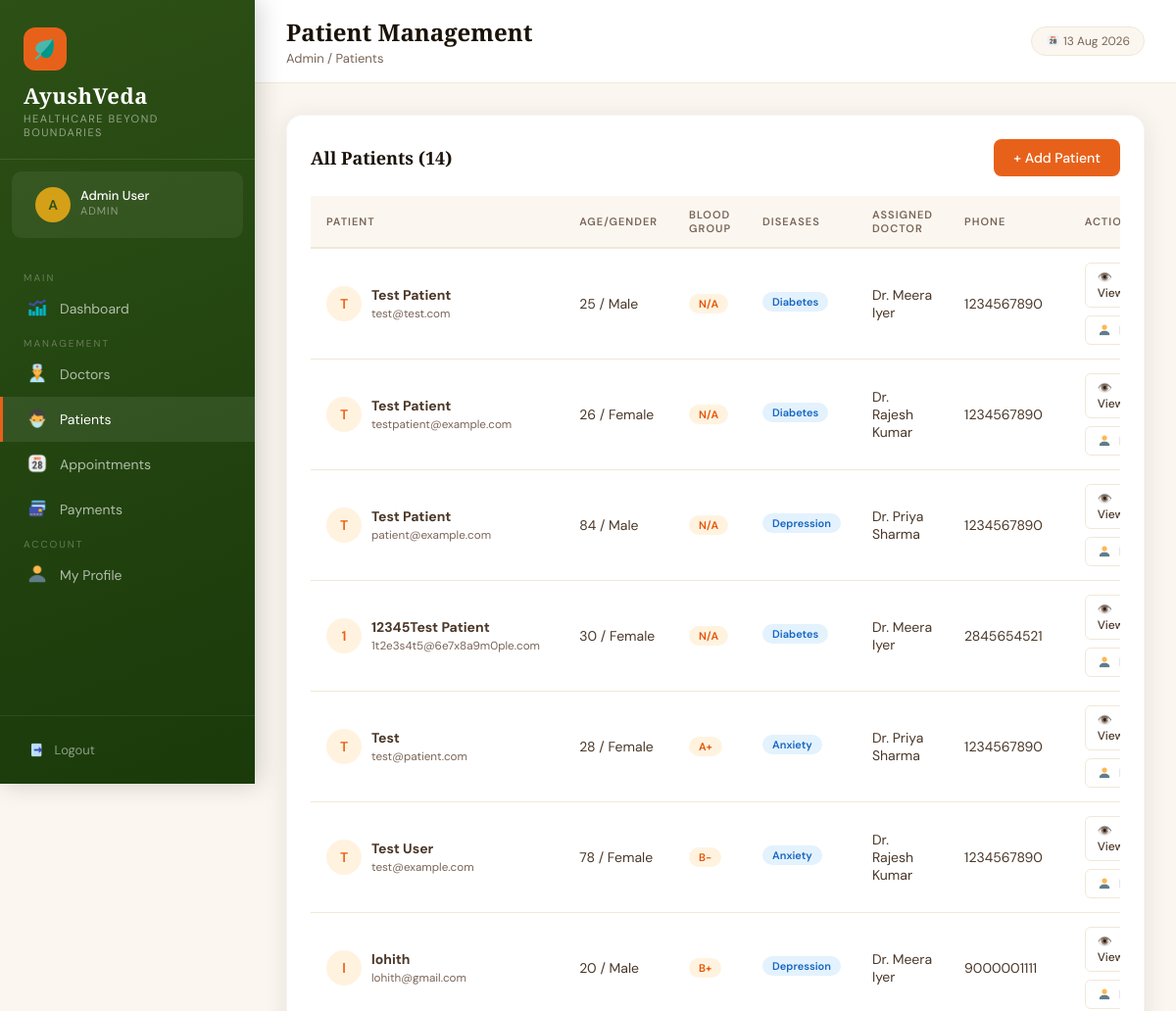
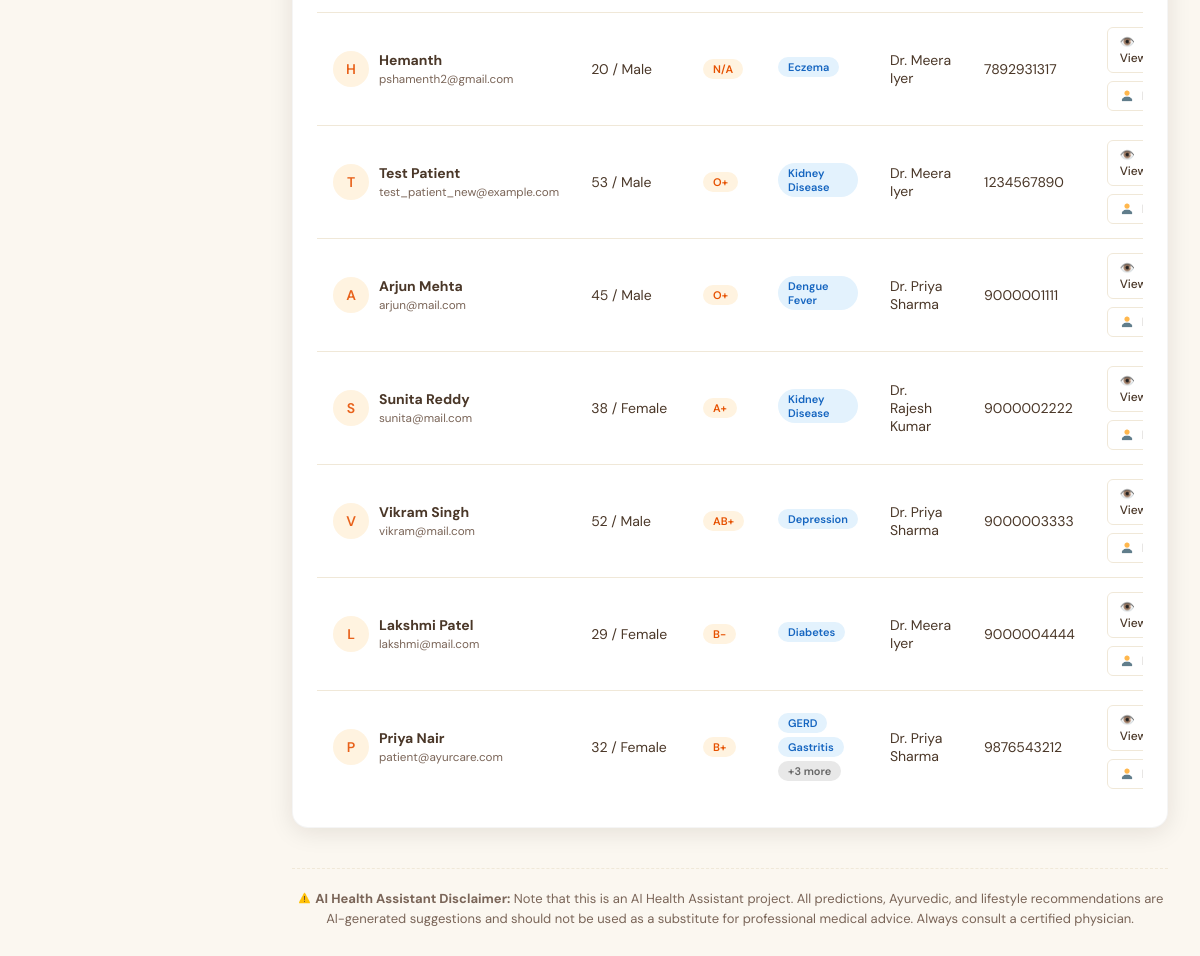
The app's page /admin/patients (signed in) with its own data (2 pictures, top to bottom).
### tables this page shows
CREATE TABLE patients (
            id INTEGER PRIMARY KEY AUTOINCREMENT,
            name TEXT NOT NULL,
            email TEXT UNIQUE NOT NULL,
            password TEXT NOT NULL,
            phone TEXT,
            age INTEGER,
            gender TEXT,
            blood_group TEXT,
            address TEXT,
            doctor_id INTEGER,
            created_at TIMESTAMP DEFAULT CURRENT_TIMESTAMP, preexisting_conditions TEXT, allergies TEXT, triage_raw_text TEXT, triage_symptoms TEXT, latitude REAL, longitude REAL, location_updated_at TIMESTAMP, share_location INTEGER DEFAULT 0,
            FOREIGN KEY (doctor_id) REFERENCES doctors(id)
        );

CREATE TABLE doctors (
            id INTEGER PRIMARY KEY AUTOINCREMENT,
            name TEXT NOT NULL,
            email TEXT UNIQUE NOT NULL,
            password TEXT NOT NULL,
            phone TEXT,
            specialization TEXT,
            qualification TEXT,
            experience INTEGER DEFAULT 0,
            created_at TIMESTAMP DEFAULT CURRENT_TIMESTAMP
        );

### app.py (the view)
@app.route('/admin/patients')
@login_required('admin')
def admin_patients():
    conn = get_db()
    patients = conn.execute(
        "SELECT p.*, d.name as doctor_name FROM patients p LEFT JOIN doctors d ON p.doctor_id=d.id ORDER BY p.created_at DESC"
    ).fetchall()
    conn.close()
    patient_diseases = {}
    for patient in patients:
        diseases = get_patient_diseases(patient['id'])
        patient_diseases[patient['id']] = diseases
    return render_template('admin/patients.html', patients=patients, patient_diseases=patient_diseases)

### app.py (called while the page is built)
@app.context_processor
def inject_now():
    return {'now': datetime.now().strftime('%d %b %Y')}

def get_db():
    conn = sqlite3.connect(DB_PATH)
    conn.row_factory = sqlite3.Row
    return conn

def get_patient_diseases(patient_id):
    conn = get_db()
    try:
        diseases = conn.execute(
            "SELECT DISTINCT predicted_disease FROM prescriptions WHERE patient_id=? AND predicted_disease IS NOT NULL ORDER BY predicted_disease",
            (patient_id,)
        ).fetchall()
        conn.close()
        return [d['predicted_disease'] for d in diseases]
    except Exception as e:
        print(f"Error getting patient diseases: {e}")
        return []

def login_required(role):
    def decorator(f):
        @wraps(f)
        def wrapper(*args, **kwargs):
            if session.get('role') != role:
                flash('Please login to continue.', 'error')
                return redirect(url_for(f'{role}_login'))
            return f(*args, **kwargs)
        return wrapper
    return decorator

### templates/admin/patients.html (shortened to what this page needs)
{% extends 'base.html' %}
{% block page_title %}Patient Management{% endblock %}
{% block breadcrumb %}Admin / Patients{% endblock %}
{% block nav %}
<span class="nav-section-label">Main</span>
<a href="/admin/dashboard" class="nav-link"><span class="icon"><img src="/static/images/dashboard_icon.png" style="height:1.2em;width:1.2em;vertical-align:-0.2em;"></span> Dashboard</a>
<span class="nav-section-label">Management</span>
<a href="/admin/doctors" class="nav-link"><span class="icon"><img src="/static/images/doctors_icon.png" style="height:1.2em;width:1.2em;vertical-align:-0.2em;"></span> Doctors</a>
<a href="/admin/patients" class="nav-link active"><span class="icon"><img src="/static/images/patients_icon.png" style="height:1.2em;width:1.2em;vertical-align:-0.2em;"></span> Patients</a>
<a href="/admin/appointments" class="nav-link"><span class="icon"><img src="/static/images/appointments_icon.png" style="height:1.2em;width:1.2em;vertical-align:-0.2em;"></span> Appointments</a>
<a href="/admin/payments" class="nav-link"><span class="icon"><img src="/static/images/card_icon.png" style="height:1.2em;width:1.2em;vertical-align:-0.2em;"></span> Payments</a>
<span class="nav-section-label">Account</span>
<a href="/admin/profile" class="nav-link"><span class="icon"><img src="/static/images/profile_icon.png" style="height:1.2em;width:1.2em;vertical-align:-0.2em;"></span> My Profile</a>
{% endblock %}
{% block content %}
<div class="card">
    <div class="card-header">
        <h3 class="card-title">All Patients ({{ patients|length }})</h3>
        <a href="/admin/patients/add" class="btn btn-primary">+ Add Patient</a>
    </div>
    <div class="table-wrap">
        <table>
            <thead><tr><th>Patient</th><th>Age/Gender</th><th>Blood Group</th><th>Diseases</th><th>Assigned Doctor</th><th>Phone</th><th>Actions</th></tr></thead>
            <tbody>
            {% for p in patients %}
            <tr>
                <td>
                    <div style="display:flex;align-items:center;gap:10px">
                        <div style="width:36px;height:36px;background:#FFF3E0;border-radius:50%;display:flex;align-items:center;justify-content:center;font-weight:600;color:#E8611A;font-size:14px">{{ p.name[0] }}</div>
                        <div><strong>{{ p.name }}</strong><br><small style="color:#7A6558">{{ p.email }}</small></div>
                    </div>
                </td>
                <td>{{ p.age or '—' }} / {{ p.gender or '—' }}</td>
                <td><span class="badge badge-orange">{{ p.blood_group or 'N/A' }}</span></td>
                <td>
                    {% if patient_diseases[p.id] %}
                        {% for disease in patient_diseases[p.id][:2] %}
                            <span class="badge badge-blue" style="display:inline-block;margin-bottom:4px;">{{ disease }}</span><br>
                        {% endfor %}
                        {% if patient_diseases[p.id]|length > 2 %}
                            <span class="badge" style="background:#E8E8E8;color:#666;display:inline-block;">+{{ patient_diseases[p.id]|length - 2 }} more</span>
                        {% endif %}
                    {% else %}
                        <span style="color:#999;font-size:13px">No diseases</span>
                    {% endif %}
                </td>
                <td>{{ p.doctor_name or '<span class="badge badge-red">Unassigned</span>'|safe }}</td>
                <td>{{ p.phone or '—' }}</td>
                <td>
                    <div class="btn-group">
                        <a href="/admin/patients/view/{{ p.id }}" class="btn btn-outline btn-sm">👁️ View</a>
                        <a href="/admin/patients/edit/{{ p.id }}" class="btn btn-outline btn-sm"><img src="/static/images/profile_icon.png" style="height:1.2em;width:1.2em;vertical-align:-0.2em;"> Edit</a>
                    </div>
                </td>
            </tr>
            {% else %}
            <tr><td colspan="7" style="text-align:center;padding:48px;color:#7A6558">No patients yet. <a href="/admin/patients/add" style="color:#E8611A">Add one →</a></td></tr>
            {% endfor %}
            </tbody>
        </table>
    </div>
</div>
{% endblock %}

### templates/base.html (style rules this page uses)
:root { --saffron: #E8611A; --saffron-light: #F4874B; --turmeric: #D4A017; --forest: #2D5016; --forest-mid: #4A7C22; --forest-light: #7AB648; --cream: #FBF7F0; --cream-dark: #F0E8D8; --earth: #6B4226; --earth-light: #9B6B42; --text-dark: #1A1208; --text-mid: #4A3728; --text-light: #7A6558; --white: #FFFFFF; --sidebar-w: 260px; --shadow: 0 4px 24px rgba(26, 18, 8, 0.10); --shadow-lg: 0 12px 48px rgba(26, 18, 8, 0.16); }
* { box-sizing: border-box; margin: 0; padding: 0; }
body { font-family: 'DM Sans', sans-serif; background: var(--cream); color: var(--text-dark); min-height: 100vh; }
h1, h2, h3, h4 { font-family: 'Cormorant Garamond', serif; }
.nav-section-label { color: rgba(255, 255, 255, 0.3); font-size: 10px; text-transform: uppercase; letter-spacing: 2px; padding: 12px 24px 6px; font-family: 'DM Sans', sans-serif; }
.nav-link { display: flex; align-items: center; gap: 12px; padding: 11px 24px; color: rgba(255, 255, 255, 0.65); text-decoration: none; font-size: 14px; transition: all 0.2s; border-left: 3px solid transparent; position: relative; }
.nav-link:hover, .nav-link.active { color: #fff; background: rgba(255, 255, 255, 0.08); border-left-color: var(--saffron); }
.nav-link .icon { font-size: 18px; width: 22px; text-align: center; }
.card { background: var(--white); border-radius: 16px; padding: 24px; box-shadow: var(--shadow); border: 1px solid rgba(0, 0, 0, 0.04); }
.card-header { display: flex; align-items: center; justify-content: space-between; margin-bottom: 20px; }
.card-title { font-size: 18px; color: var(--text-dark); font-weight: 600; }
.table-wrap { overflow-x: auto; }
table { width: 100%; border-collapse: collapse; }
th { text-align: left; padding: 12px 16px; font-size: 11px; text-transform: uppercase; letter-spacing: 1px; color: var(--text-light); border-bottom: 2px solid var(--cream-dark); font-weight: 600; background: var(--cream); }
td { padding: 14px 16px; font-size: 14px; border-bottom: 1px solid var(--cream-dark); color: var(--text-mid); }
tr:last-child td { border-bottom: none; }
.btn { display: inline-flex; align-items: center; gap: 8px; padding: 10px 20px; border-radius: 8px; font-size: 14px; font-weight: 500; cursor: pointer; text-decoration: none; border: none; transition: all 0.2s; font-family: 'DM Sans', sans-serif; }
.btn-primary { background: var(--saffron); color: #fff; }
.btn-outline { background: transparent; border: 1.5px solid var(--cream-dark); color: var(--text-mid); }
.btn-sm { padding: 6px 12px; font-size: 12px; border-radius: 6px; }
.btn-group { display: flex; gap: 8px; flex-wrap: wrap; }
.badge { display: inline-block; padding: 3px 10px; border-radius: 20px; font-size: 11px; font-weight: 600; }
.badge-orange { background: #FFF3E0; color: #E65100; }
.badge-blue { background: #E3F2FD; color: #1565C0; }

### records on screen
patients: name "T", name "Test Patient", email "test@test.com", age "25", gender "Male", blood_group "N/A", 2 "Diabetes", name "Dr. Meera Iyer", phone "1234567890"
patients: name "T", name "Test Patient", email "testpatient@example.com", age "26", gender "Female", blood_group "N/A", 2 "Diabetes", name "Dr. Rajesh Kumar", phone "1234567890"
patients: name "T", name "Test Patient", email "patient@example.com", age "84", gender "Male", blood_group "N/A", 2 "Depression", name "Dr. Priya Sharma", phone "1234567890"
patients: name "1", name "12345Test Patient", email "1t2e3s4t5@6e7x8a9m0ple.com", age "30", gender "Female", blood_group "N/A", 2 "Diabetes", name "Dr. Meera Iyer", phone "2845654521"
patients: name "T", name "Test", email "test@patient.com", age "28", gender "Female", blood_group "A+", 2 "Anxiety", name "Dr. Priya Sharma", phone "1234567890"
patients: name "T", name "Test User", email "test@example.com", age "78", gender "Female", blood_group "B-", 2 "Anxiety", name "Dr. Rajesh Kumar", phone "1234567890"
patients: name "l", name "lohith", email "lohith@gmail.com", age "20", gender "Male", blood_group "B+", 2 "Depression", name "Dr. Meera Iyer", phone "9000001111"
patients: name "H", name "Hemanth", email "pshamenth2@gmail.com", age "20", gender "Male", blood_group "N/A", 2 "Eczema", name "Dr. Meera Iyer", phone "7892931317"
patients: name "T", name "Test Patient", email "test_patient_new@example.com", age "53", gender "Male", blood_group "O+", 2 "Kidney Disease", name "Dr. Meera Iyer", phone "1234567890"
patients: name "A", name "Arjun Mehta", email "arjun@mail.com", age "45", gender "Male", blood_group "O+", 2 "Dengue Fever", name "Dr. Priya Sharma", phone "9000001111"
patients: name "S", name "Sunita Reddy", email "sunita@mail.com", age "38", gender "Female", blood_group "A+", 2 "Kidney Disease", name "Dr. Rajesh Kumar", phone "9000002222"
patients: name "V", name "Vikram Singh", email "vikram@mail.com", age "52", gender "Male", blood_group "AB+", 2 "Depression", name "Dr. Priya Sharma", phone "9000003333"
patients: name "L", name "Lakshmi Patel", email "lakshmi@mail.com", age "29", gender "Female", blood_group "B-", 2 "Diabetes", name "Dr. Meera Iyer", phone "9000004444"
patients: name "P", name "Priya Nair", email "patient@ayurcare.com", age "32", gender "Female", blood_group "B+", 2 "GERD" "Gastritis", patient_diseases "3", name "Dr. Priya Sharma", phone "9876543212"

### other values on screen
{{ session.user_name[0].upper() }} "A"
{{ session.user_name }} "Admin User"
{{ session.role|capitalize }} "ADMIN"
{{ patients|length }} "14"
